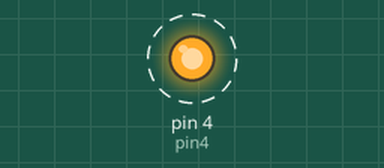
Simulated run of this sketch. Board: Arduino Uno, built with avr-gcc and run on an emulated ATmega328P. Shown: output pins drawn as LEDs (lit = HIGH). Dashed ring = blinking.

Above: at 0.5 s.
Timing chart, 0 to 4.6 s (numbered marks = the images above):
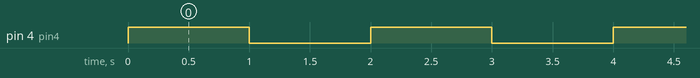

Measured:
- by itself, pin 4 (pin4): alternates HIGH for 1.0 s and LOW for 1.0 s

The sketch:

blink_arduino.ino
```cpp
/*
Blink

Turns on an LED for one second, then off for one second, repeatedly.

Created by: Daria Bernice Calitis
Created on: Feb 2022
*/

int pin4 = 4;

void setup()
{
  pinMode(pin4, OUTPUT);
}

void loop()
{
  digitalWrite(pin4, HIGH);
  delay(1000); // Wait for 1000 millisecond(s)
  digitalWrite(pin4, LOW);
  delay(1000); // Wait for 1000 millisecond(s)
}
```
